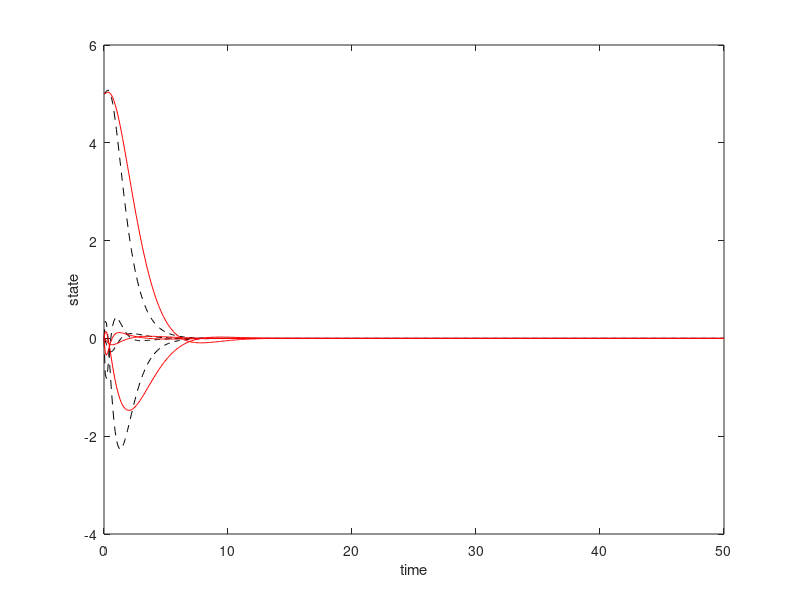
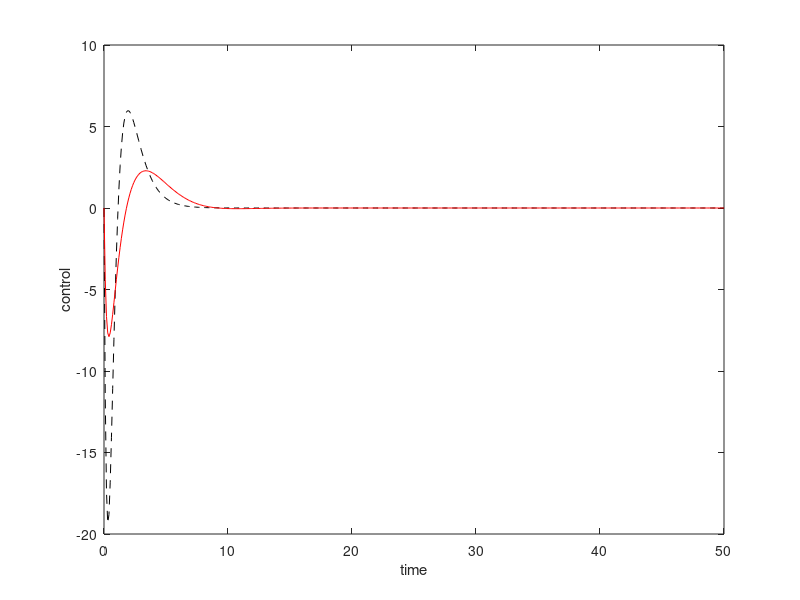

Write MATLAB code to recreate these figures, in order.
%% Define model
clear all
close all
m=0.1;
M=2;
l=0.5;
g=9.81;

A=[0 1 0 0; (M+m)*g/(M*l) 0 0 0; 0 0 0 1; -m*g/M 0 0 0];

B=[0; -1/(M*l); 0; 1/M];

C=[1 0 0 0; 0 0 1 0];

D=0;

inv_pend =ss(A,B,C,D)


%% Stability

eignvals = eig(A)

%% Controllability

Cont_M=[B A*B (A^2)*B (A^3)*B]; % You can use ctrb
rank(Cont_M)


%% Pole Placement using given values

P = [-1 -2 -3 -4];

K = place(A,B,P);

sys_cl=ss(A-B*K,B,C,D);

%% LQR 

Q=eye(4);
R =1;
[K_opt P_opt E_opt] =lqr(A,B,Q,R)

sys_cl_opt=ss(A-B*K_opt,B,C,D);


%% comparisson

t = 0:0.1:50;
u = 0*ones(size(t));

x0 = [0;0;5;0];

[Y,T,X]=lsim(sys_cl,u,t,x0);
[Y,T,X_opt]=lsim(sys_cl_opt,u,t,x0);

figure(1)
plot(t,X,'k--',t,X_opt,'r-')

xlabel('time')
ylabel('state')

figure(2)
plot(t,-K(1)*X(:,1)-K(2)*X(:,2),'k--',t,-K_opt(1)*X_opt(:,1)-K_opt(2)*X_opt(:,2),'r-')

xlabel('time')
ylabel('control')